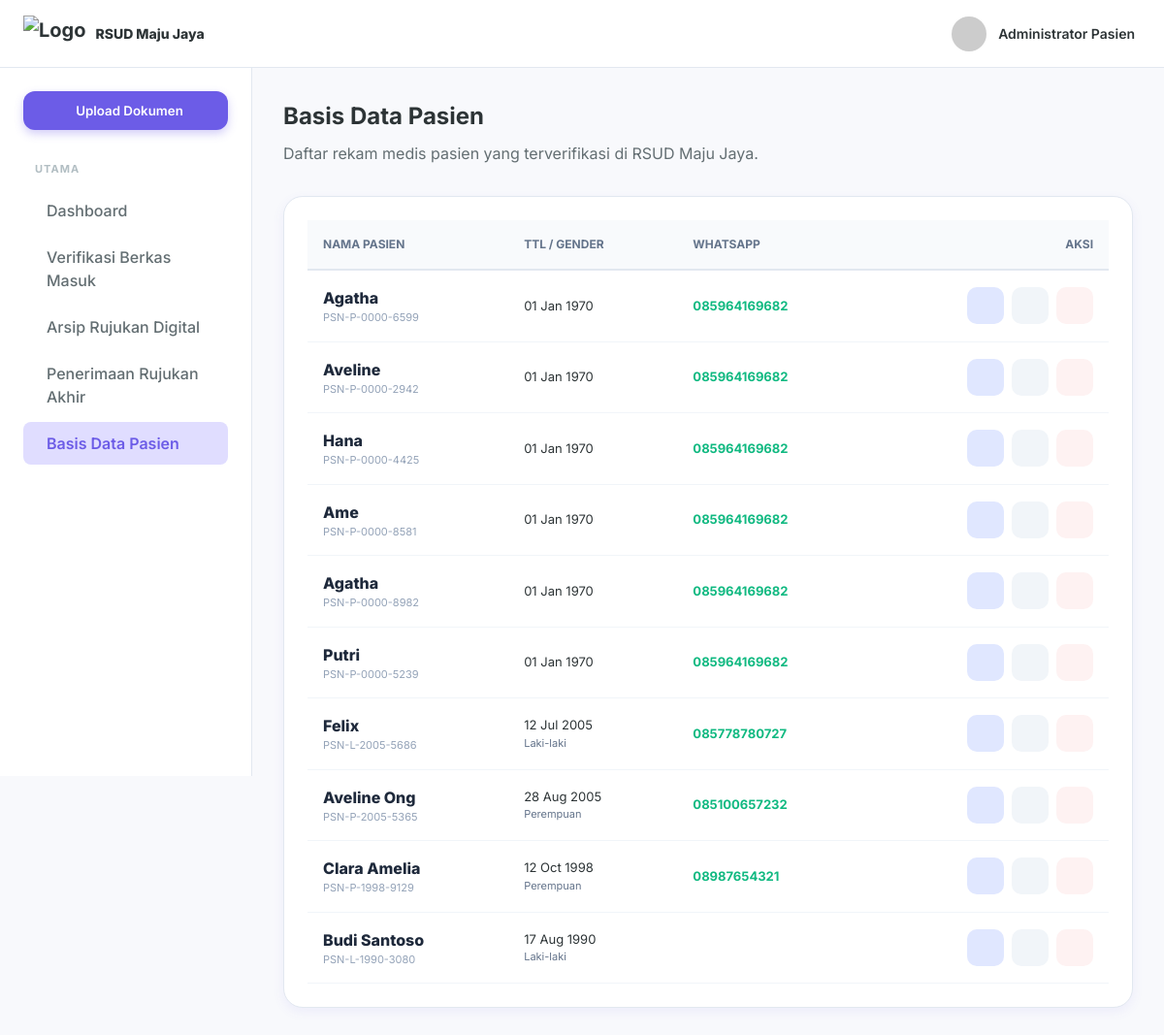
The page /referral_patients.php on the database its author committed.
### tables this page shows
CREATE TABLE patients (
        id INTEGER PRIMARY KEY AUTOINCREMENT,
        patient_id TEXT UNIQUE,
        name TEXT,
        birth_date TEXT,
        gender TEXT,
        phone TEXT,
        address TEXT,
        insurance_type TEXT,
        created_at DATETIME DEFAULT CURRENT_TIMESTAMP,
        is_deleted INTEGER DEFAULT 0
    , nik TEXT, card_number TEXT);

### config.php (called while the page is built, shortened)
<?php
$db_file = __DIR__ . '/dms_hospital.sqlite';
try {
    $pdo = new PDO("sqlite:" . $db_file);
    $pdo->setAttribute(PDO::ATTR_ERRMODE, PDO::ERRMODE_EXCEPTION);
    $pdo->setAttribute(PDO::ATTR_DEFAULT_FETCH_MODE, PDO::FETCH_ASSOC);
    class SQLiteCompatibilityLayer {
        private $pdo;
        public function __construct($pdo) {
            $this->pdo = $pdo;
        }
        public function query($sql) {
            try {
                $stmt = $this->pdo->query($sql);
                return new SQLiteResultWrapper($stmt);
            } catch (PDOException $e) {
                die("Database Error: " . $e->getMessage() . " (SQL: $sql)");
            }
        }
    }
    class SQLiteResultWrapper {
        private $data = [];
        private $index = 0;
        public function __construct($stmt) {
            $this->stmt = $stmt;
            if ($stmt) {
                $all = $this->stmt->fetchAll();
                $this->num_rows = count($all);
                $this->data = $all;
                $this->index = 0;
            }
        }
        public function fetch_assoc() {
            if (isset($this->data[$this->index])) {
                return $this->data[$this->index++];
            }
            return null;
        }
        public function data_seek($n) {
            $this->index = $n;
        }
    }
    $conn = new SQLiteCompatibilityLayer($pdo);
} catch (PDOException $e) {
    die("Koneksi SQLite Gagal: " . $e->getMessage());
}

### referral_patients.php (the view, shortened to what this page needs)
<?php
require_once 'config.php';
$sql_patients = "SELECT * FROM patients WHERE is_deleted = 0 ORDER BY created_at DESC";
$result = $conn->query($sql_patients);
if ($result->num_rows > 0) {
    $result->data_seek(0);
}
?>
<!DOCTYPE html>
<html lang="id">
<head>
    <link rel="stylesheet" href="styles.css">
</head>
<body>
    <div class="app-container">
        <header class="navbar">
            <div class="navbar-left">
                <div class="logo" style="display: flex; align-items: center; gap: 10px;">
                    <img src="img/logo.png" alt="Logo" style="height: 38px; width: auto; object-fit: contain;">
                    <span style="font-size: 14px; font-weight: 800;">RSUD Maju Jaya</span>
                </div>
            </div>
            <div class="navbar-right">
                <div class="user-profile">
                    <img src="https://ui-avatars.com/api/?name=Admin+Patient&background=6C5CE7&color=fff&rounded=true">
                    <div class="user-info"><span class="user-name">Administrator Pasien</span></div>
                </div>
            </div>
        </header>
        <div class="main-layout">
            <aside class="sidebar">
                <div class="sidebar-content">
                    <button class="new-doc-btn" onclick="window.location.href='referral_registration.php'"><i class="ph ph-plus"></i><span>Upload Dokumen</span></button>
                    <nav class="sidebar-menu">
                        <div class="menu-group">
                            <h3 class="menu-title">Utama</h3>
                            <ul>
                                <li><a href="referral_dashboard.php"><i class="ph ph-squares-four"></i><span>Dashboard</span></a></li>
                                <li><a href="referral_verification.php"><i class="ph ph-check-square-offset"></i><span>Verifikasi Berkas Masuk</span></a></li>
                                <li><a href="referral_explorer.php"><i class="ph ph-files"></i><span>Arsip Rujukan Digital</span></a></li>
                                <li><a href="referral_specialist.php"><i class="ph ph-stethoscope"></i><span>Penerimaan Rujukan Akhir</span></a></li>
                                <li class="active"><a href="referral_patients.php"><i class="ph ph-users"></i><span>Basis Data Pasien</span></a></li>
                            </ul>
                        </div>
                    </nav>
                </div>
            </aside>
            <main class="content-area">
                <h1 class="page-title">Basis Data Pasien</h1>
                <p class="page-description">Daftar rekam medis pasien yang terverifikasi di RSUD Maju Jaya.</p>
                <div class="card" style="border-radius: 20px; overflow: hidden; margin-top: 32px;">
                    <table style="width: 100%; border-collapse: collapse;">
                        <thead>
                            <tr style="background: #f8fafc; border-bottom: 2px solid #e2e8f0; font-size: 12px; color: #64748b;">
                                <th style="padding: 16px; text-align: left;">NAMA PASIEN</th>
                                <th style="padding: 16px; text-align: left;">TTL / GENDER</th>
                                <th style="padding: 16px; text-align: left;">WHATSAPP</th>
                                <th style="padding: 16px; text-align: right;">AKSI</th>
                            </tr>
                        </thead>
                        <tbody>
                            <?php if ($result->num_rows > 0): ?>
                                <?php while($row = $result->fetch_assoc()): ?>
                                    <tr style="border-bottom: 1px solid #f1f5f9;">
                                        <td style="padding: 16px;">
                                            <div style="font-weight: 800; color: #1e293b;"><?= $row['name'] ?></div>
                                            <div style="font-size: 11px; color: #94a3b8;"><?= $row['patient_id'] ?></div>
                                        </td>
                                        <td style="padding: 16px; font-size: 13px;">
                                            <div><?= date('d M Y', strtotime($row['birth_date'])) ?></div>
                                            <div style="color: #64748b; font-size: 11px;"><?= $row['gender'] ?></div>
                                        </td>
                                        <td style="padding: 16px; font-size: 13px; color: #10b981; font-weight: 700;"><?= $row['phone'] ?></td>
                                        <td style="padding: 16px; text-align: right;">
                                            <div style="display: flex; gap: 8px; justify-content: flex-end;">
                                                <button onclick="openDetailModal('<?= $row['patient_id'] ?>')" class="action-btn" style="background:#e0e7ff; color:#4f46e5;" title="Detail & Riwayat Medis"><i class="ph ph-user-list"></i></button>
                                                <button onclick="openEditModal('<?= $row['patient_id'] ?>')" class="action-btn" style="background:#f1f5f9; color:#6366f1;" title="Edit Profil"><i class="ph ph-note-pencil"></i></button>
                                                <a href="referral_patients.php?delete_id=<?= $row['patient_id'] ?>" onclick="return confirm('Arsip pasien ini akan dipindahkan ke folder sampah (Soft Delete). Lanjutkan?')" class="action-btn" style="background:#fef2f2; color:#ef4444;" title="Hapus"><i class="ph ph-trash"></i></a>
                                            </div>
                                        </td>
                                    </tr>
                                <?php endwhile; ?>
                            <?php else: ?>
                                <tr><td colspan="4" style="padding: 60px; text-align: center; color: #cbd5e1;">Belum ada data pasien aktif.</td></tr>
                            <?php endif; ?>
                        </tbody>
                    </table>
                </div>
            </main>
        </div>
    </div>
</body>
</html>

### styles.css (style rules this page uses)
:root { --primary: #6C5CE7; --primary-hover: #5A4BDE; --secondary: #A29BFE; --secondary-light: #E0DDFF; --bg-color: #F8F9FC; --card-bg: #FFFFFF; --text-main: #2D3436; --text-muted: #636E72; --text-light: #B2BEC3; --border-color: #E2E8F0; --shadow-sm: 0 1px 2px rgba(0,0,0,0.05); --shadow-md: 0 4px 12px rgba(108, 92, 231, 0.08); --shadow-lg: 0 10px 25px rgba(108, 92, 231, 0.12); --radius: 12px; --sidebar-width: 260px; --navbar-height: 70px; --transition: all 0.3s cubic-bezier(0.25, 0.8, 0.25, 1); }
* { margin: 0; padding: 0; box-sizing: border-box; }
body { font-family: 'Inter', sans-serif; background-color: var(--bg-color); color: var(--text-main); line-height: 1.5; overflow-x: hidden; }
ul { list-style: none; }
a { text-decoration: none; color: inherit; }
button { cursor: pointer; border: none; background: none; font-family: inherit; }
.app-container { display: flex; flex-direction: column; min-height: 100vh; }
.main-layout { display: flex; flex: 1; margin-top: var(--navbar-height); }
.navbar { position: fixed; top: 0; left: 0; width: 100%; height: var(--navbar-height); background-color: var(--card-bg); border-bottom: 1px solid var(--border-color); display: flex; align-items: center; justify-content: space-between; padding: 0 24px; z-index: 50; }
.navbar-left { display: flex; align-items: center; gap: 16px; width: var(--sidebar-width); }
.logo { display: flex; align-items: center; gap: 10px; font-weight: 700; font-size: 20px; color: var(--text-main); }
.navbar-right { display: flex; align-items: center; gap: 20px; }
.action-btn { position: relative; font-size: 24px; color: var(--text-muted); transition: var(--transition); }
.user-profile { display: flex; align-items: center; gap: 12px; cursor: pointer; padding: 6px; border-radius: var(--radius); transition: var(--transition); }
.user-profile img { width: 36px; height: 36px; border-radius: 50%; object-fit: cover; }
.user-info { display: flex; flex-direction: column; }
.user-name { font-weight: 600; font-size: 14px; }
.sidebar { width: var(--sidebar-width); background-color: var(--card-bg); border-right: 1px solid var(--border-color); height: calc(100vh - var(--navbar-height)); position: fixed; top: var(--navbar-height); left: 0; transition: var(--transition); z-index: 40; }
.sidebar-content { padding: 24px; height: 100%; overflow-y: auto; }
.new-doc-btn { width: 100%; background-color: var(--primary); color: white; padding: 12px; border-radius: var(--radius); display: flex; align-items: center; justify-content: center; gap: 8px; font-weight: 600; margin-bottom: 32px; transition: var(--transition); box-shadow: 0 4px 10px rgba(108, 92, 231, 0.3); }
.menu-group { margin-bottom: 24px; }
.menu-title { font-size: 11px; text-transform: uppercase; letter-spacing: 1px; color: var(--text-light); margin-bottom: 12px; padding-left: 12px; }
.sidebar-menu ul li { margin-bottom: 4px; }
.sidebar-menu ul li a { display: flex; align-items: center; gap: 12px; padding: 10px 12px; border-radius: 8px; color: var(--text-muted); font-weight: 500; transition: var(--transition); }
.sidebar-menu ul li.active a { background-color: var(--secondary-light); color: var(--primary); font-weight: 600; }
.content-area { margin-left: var(--sidebar-width); padding: 32px; width: calc(100% - var(--sidebar-width)); transition: var(--transition); }
.page-title { font-size: 24px; font-weight: 700; margin-bottom: 8px; }
.page-description { color: var(--text-muted); }
.card { background-color: var(--card-bg); border-radius: var(--radius); box-shadow: var(--shadow-md); border: 1px solid var(--border-color); padding: 24px; }

### referral_patients.php (style rules this page uses)
.action-btn { width: 38px; height: 38px; border-radius: 10px; border: none; cursor: pointer; display: flex; align-items: center; justify-content: center; transition: 0.2s; text-decoration:none; }

### rows shown on the page
patients: name "Agatha", patient "PSN-P-0000-6599", birth_date "01 Jan 1970", phone "085964169682"
patients: name "Aveline", patient "PSN-P-0000-2942", birth_date "01 Jan 1970", phone "085964169682"
patients: name "Hana", patient "PSN-P-0000-4425", birth_date "01 Jan 1970", phone "085964169682"
patients: name "Ame", patient "PSN-P-0000-8581", birth_date "01 Jan 1970", phone "085964169682"
patients: name "Agatha", patient "PSN-P-0000-8982", birth_date "01 Jan 1970", phone "085964169682"
patients: name "Putri", patient "PSN-P-0000-5239", birth_date "01 Jan 1970", phone "085964169682"
patients: name "Felix", patient "PSN-L-2005-5686", birth_date "12 Jul 2005", gender "Laki-laki", phone "085778780727"
patients: name "Aveline Ong", patient "PSN-P-2005-5365", birth_date "28 Aug 2005", gender "Perempuan", phone "085100657232"
patients: name "Clara Amelia", patient "PSN-P-1998-9129", birth_date "12 Oct 1998", gender "Perempuan", phone "08987654321"
patients: name "Budi Santoso", patient "PSN-L-1990-3080", birth_date "17 Aug 1990", gender "Laki-laki"
